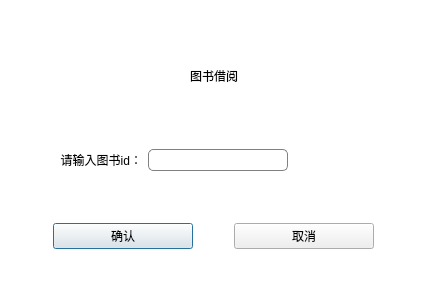
<?xml version="1.0" encoding="UTF-8"?>
<ui version="4.0">
 <class>Dlg_BorrowBook</class>
 <widget class="QDialog" name="Dlg_BorrowBook">
  <property name="geometry">
   <rect>
    <x>0</x>
    <y>0</y>
    <width>428</width>
    <height>295</height>
   </rect>
  </property>
  <property name="windowTitle">
   <string>图书借阅</string>
  </property>
  <property name="styleSheet">
   <string notr="true">QLabel#lb_title{
	font:40px '星月行书';
}
QLabel#lb_txt{
font:20px '黑体';
}
QLineEdit{
border-radius:5px;
min-height: 20px;
border:1px solid gray;
}
QPushButton[name=btn]{
border-radius:4px;
background:#409eff;
color:white;
font:18px &quot;黑体&quot;;
}
QWidget#bg{
background:white;
}</string>
  </property>
  <layout class="QGridLayout" name="gridLayout">
   <property name="leftMargin">
    <number>0</number>
   </property>
   <property name="topMargin">
    <number>0</number>
   </property>
   <property name="rightMargin">
    <number>0</number>
   </property>
   <property name="bottomMargin">
    <number>0</number>
   </property>
   <property name="spacing">
    <number>0</number>
   </property>
   <item row="0" column="0">
    <widget class="QWidget" name="bg" native="true">
     <property name="minimumSize">
      <size>
       <width>0</width>
       <height>26</height>
      </size>
     </property>
     <layout class="QGridLayout" name="gridLayout_2">
      <item row="1" column="0">
       <widget class="QLabel" name="lb_txt">
        <property name="text">
         <string>       请输入图书id：</string>
        </property>
        <property name="alignment">
         <set>Qt::AlignRight|Qt::AlignTrailing|Qt::AlignVCenter</set>
        </property>
       </widget>
      </item>
      <item row="3" column="0" colspan="3">
       <widget class="QWidget" name="widget" native="true">
        <property name="minimumSize">
         <size>
          <width>0</width>
          <height>20</height>
         </size>
        </property>
        <property name="maximumSize">
         <size>
          <width>16777215</width>
          <height>35</height>
         </size>
        </property>
        <layout class="QGridLayout" name="gridLayout_3">
         <item row="0" column="0">
          <widget class="QPushButton" name="btn_confirm">
           <property name="minimumSize">
            <size>
             <width>0</width>
             <height>26</height>
            </size>
           </property>
           <property name="maximumSize">
            <size>
             <width>140</width>
             <height>26</height>
            </size>
           </property>
           <property name="text">
            <string>确认</string>
           </property>
           <property name="name" stdset="0">
            <string>btn</string>
           </property>
          </widget>
         </item>
         <item row="0" column="1">
          <widget class="QPushButton" name="btn_cancel">
           <property name="minimumSize">
            <size>
             <width>0</width>
             <height>26</height>
            </size>
           </property>
           <property name="maximumSize">
            <size>
             <width>140</width>
             <height>26</height>
            </size>
           </property>
           <property name="text">
            <string>取消</string>
           </property>
           <property name="name" stdset="0">
            <string>btn</string>
           </property>
          </widget>
         </item>
        </layout>
       </widget>
      </item>
      <item row="1" column="1" colspan="2">
       <widget class="QLineEdit" name="le_bookid">
        <property name="minimumSize">
         <size>
          <width>0</width>
          <height>22</height>
         </size>
        </property>
        <property name="maximumSize">
         <size>
          <width>140</width>
          <height>16777215</height>
         </size>
        </property>
        <property name="echoMode">
         <enum>QLineEdit::Normal</enum>
        </property>
       </widget>
      </item>
      <item row="0" column="0" colspan="3">
       <widget class="QLabel" name="lb_title">
        <property name="maximumSize">
         <size>
          <width>16777215</width>
          <height>60</height>
         </size>
        </property>
        <property name="text">
         <string>图书借阅</string>
        </property>
        <property name="alignment">
         <set>Qt::AlignCenter</set>
        </property>
       </widget>
      </item>
     </layout>
    </widget>
   </item>
  </layout>
 </widget>
 <resources/>
 <connections/>
</ui>
